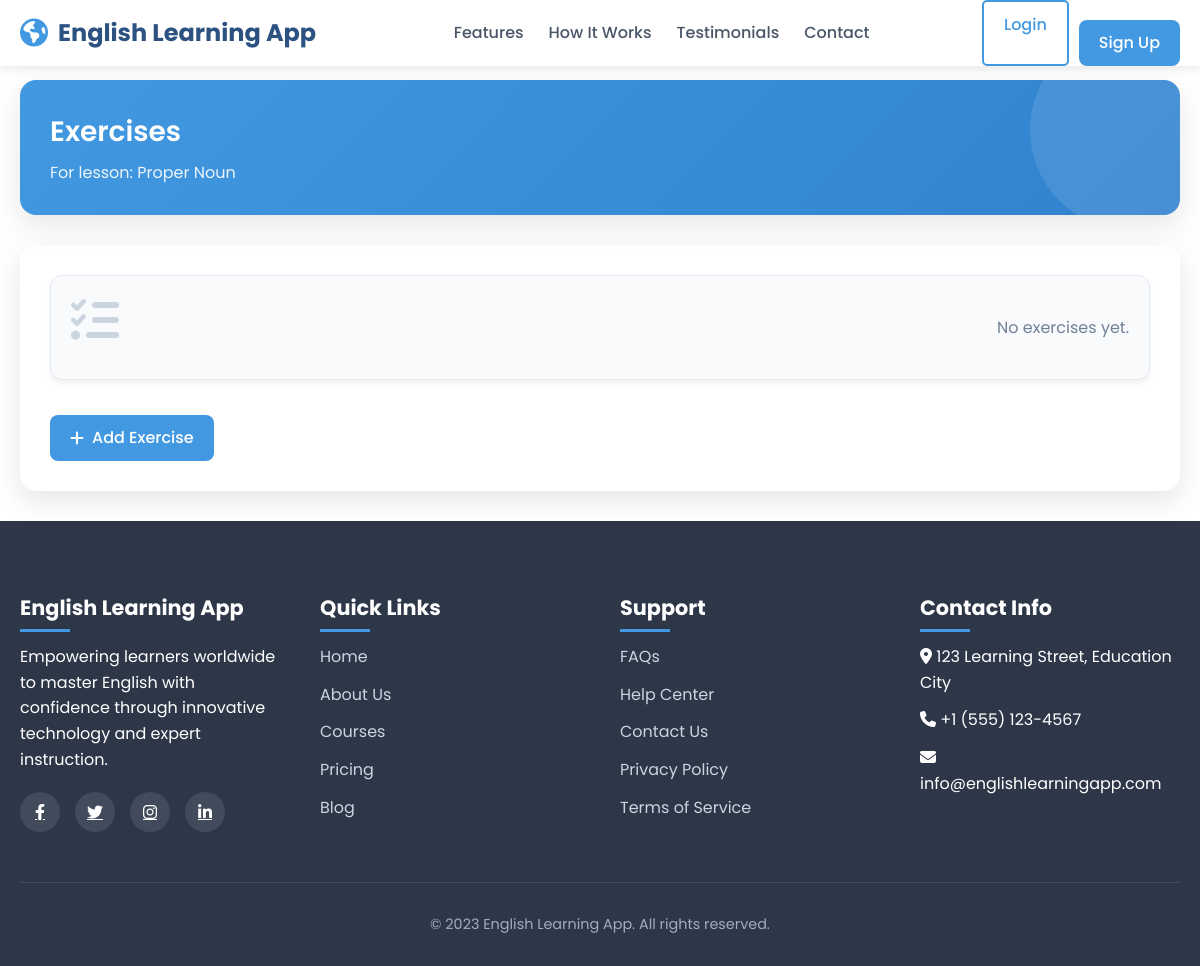
The app's page /learning/lessons/1/exercises/ (signed in), older data.
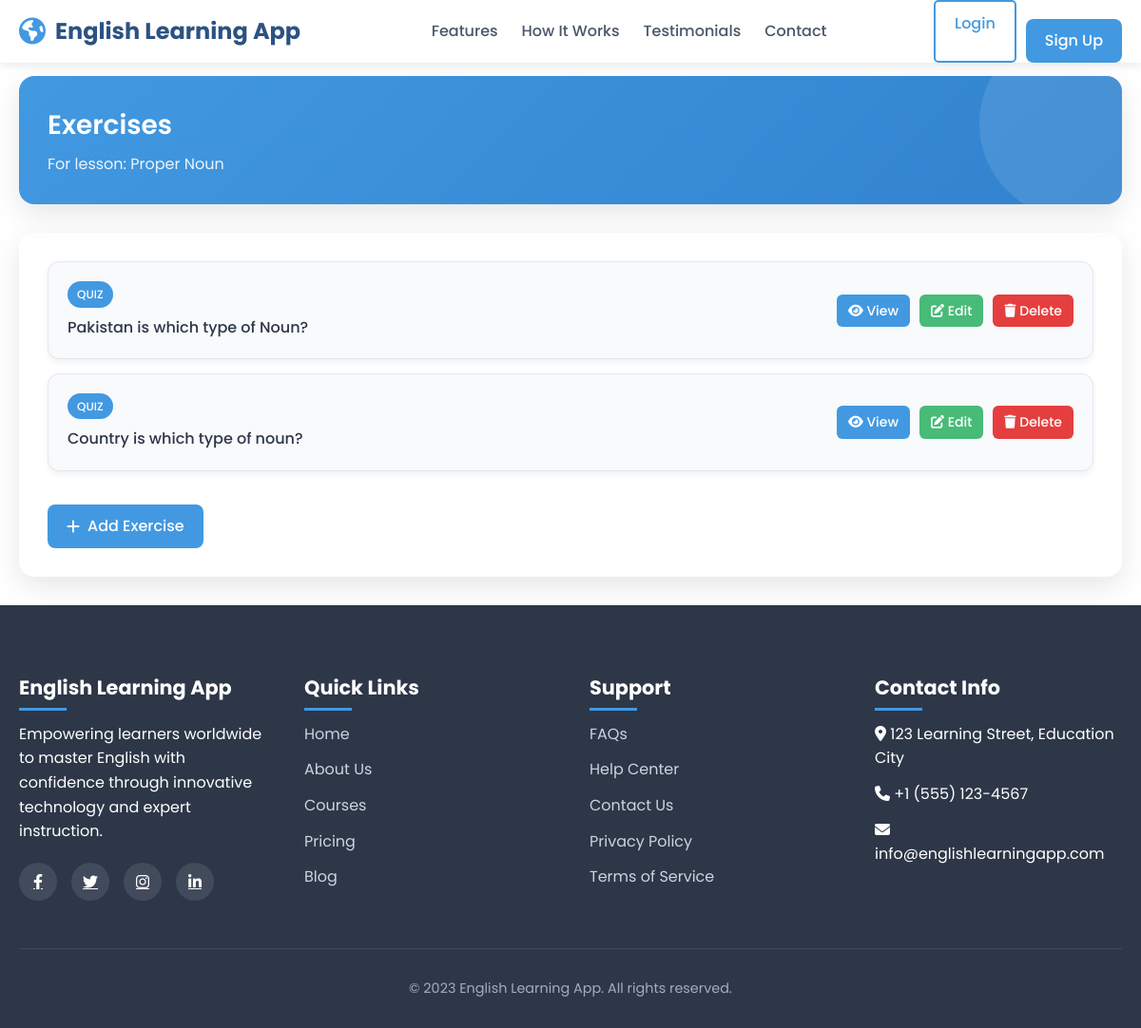
The same page, newer data.
### learning/models.py (models this page shows, shortened)
class Lesson(models.Model):
    course = models.ForeignKey(Course, on_delete=models.CASCADE, related_name="lessons")
    title = models.CharField(max_length=200)
    content = models.TextField()
    video_url = models.URLField(blank=True, null=True, help_text="YouTube/Vimeo or hosted video URL")
    audio_url = models.URLField(blank=True, null=True, help_text="Audio file or podcast URL")
    image = models.ImageField(upload_to="lesson_images/", blank=True, null=True)
    flashcards = models.JSONField(blank=True, null=True, help_text="Store flashcards as JSON [{front:'word', back:'meaning'}]")
    order = models.PositiveIntegerField(default=0)

class Exercise(models.Model):
    EXERCISE_TYPES = [
        ("QUIZ", "Quiz"),
        ("SPEAKING", "Speaking"),
        ("WRITING", "Writing"),
        ("LISTENING", "Listening"),
    ]
    lesson = models.ForeignKey(Lesson, on_delete=models.CASCADE, related_name="exercises")
    exercise_type = models.CharField(max_length=20, choices=EXERCISE_TYPES)
    question = models.TextField()
    options = models.JSONField(blank=True, null=True)  # for MCQ
    answer = models.TextField()

### learning/views.py (the view)
# urls.py: path("lessons/<int:lesson_id>/exercises/", views.exercise_list, name="exercise_list"),
@login_required
def exercise_list(request, lesson_id):
    lesson = get_object_or_404(Lesson, id=lesson_id)
    exercises = lesson.exercises.all()
    return render(request, "learning/exercise_list.html", {
        "lesson": lesson,
        "exercises": exercises,
    })

### learning/templates/learning/exercise_list.html (shortened to what this page needs)
{% extends "core/home.html" %}
{% block content %}
<div class="container">
    <div class="page-header">
        <h2>Exercises</h2>
        <p>For lesson: {{ lesson.title }}</p>
    </div>
    <div class="exercise-container">
        <ul class="exercise-list">
            {% for exercise in exercises %}
                <li>
                    <div class="exercise-info">
                        <span class="exercise-type">{{ exercise.exercise_type }}</span>
                        <p class="exercise-question">{{ exercise.question|truncatewords:10 }}</p>
                    </div>
                    <div class="exercise-actions">
                        <a href="{% url 'learning:exercise_detail' lesson.id exercise.id %}" class="view-link">
                            <i class="fas fa-eye"></i> View
                        </a>
                        {% if user.role == "TEACHER" or user.is_superuser %}
                            <a href="{% url 'learning:exercise_edit' lesson.id exercise.id %}" class="edit-link">
                                <i class="fas fa-edit"></i> Edit
                            </a>
                            <a href="{% url 'learning:exercise_delete' lesson.id exercise.id %}" class="delete-link" onclick="return confirm('Are you sure you want to delete this exercise?');">
                                <i class="fas fa-trash"></i> Delete
                            </a>
                        {% endif %}
                    </div>
                </li>
            {% empty %}
                <li class="empty-state">
                    <i class="fas fa-tasks"></i>
                    <p>No exercises yet.</p>
                </li>
            {% endfor %}
        </ul>
        {% if user.role == "TEACHER" or user.is_superuser %}
            <a href="{% url 'learning:exercise_create' lesson.id %}" class="btn-primary">
                <i class="fas fa-plus"></i> Add Exercise
            </a>
        {% endif %}
    </div>
</div>
{% endblock %}

### core/templates/core/home.html (shortened to what this page needs)
<!DOCTYPE html>
<html lang="en">
<head>
    <link rel="stylesheet" href="https://cdnjs.cloudflare.com/ajax/libs/font-awesome/6.4.0/css/all.min.css">
</head>
<body>
    <header>
        <div class="container header-container">
            <div class="logo">
                <i class="fas fa-globe-americas"></i>
                English Learning App
            </div>
            <nav>
                <ul>
                    <li><a href="#features">Features</a></li>
                    <li><a href="#how-it-works">How It Works</a></li>
                    <li><a href="#testimonials">Testimonials</a></li>
                    <li><a href="#contact">Contact</a></li>
                </ul>
            </nav>
            <div class="auth-buttons">
                <a href="{% url 'accounts:login' %}" class="btn btn-outline">Login</a>
                <a href="{% url 'accounts:signup' %}" class="btn btn-primary">Sign Up</a>
            </div>
        </div>
    </header>
{% block content %}{% endblock %}
    <footer id="contact">
        <div class="container">
            <div class="footer-grid">
                <div class="footer-col">
                    <h3>English Learning App</h3>
                    <p>Empowering learners worldwide to master English with confidence through innovative technology and expert instruction.</p>
                    <div class="social-links">
                        <a href="#"><i class="fab fa-facebook-f"></i></a>
                        <a href="#"><i class="fab fa-twitter"></i></a>
                        <a href="#"><i class="fab fa-instagram"></i></a>
                        <a href="#"><i class="fab fa-linkedin-in"></i></a>
                    </div>
                </div>
                <div class="footer-col">
                    <h3>Quick Links</h3>
                    <ul>
                        <li><a href="#">Home</a></li>
                        <li><a href="#">About Us</a></li>
                        <li><a href="#">Courses</a></li>
                        <li><a href="#">Pricing</a></li>
                        <li><a href="#">Blog</a></li>
                    </ul>
                </div>
                <div class="footer-col">
                    <h3>Support</h3>
                    <ul>
                        <li><a href="#">FAQs</a></li>
                        <li><a href="#">Help Center</a></li>
                        <li><a href="#">Contact Us</a></li>
                        <li><a href="#">Privacy Policy</a></li>
                        <li><a href="#">Terms of Service</a></li>
                    </ul>
                </div>
                <div class="footer-col">
                    <h3>Contact Info</h3>
                    <ul>
                        <li><i class="fas fa-map-marker-alt"></i> 123 Learning Street, Education City</li>
                        <li><i class="fas fa-phone"></i> +1 (555) 123-4567</li>
                        <li><i class="fas fa-envelope"></i> info@englishlearningapp.com</li>
                    </ul>
                </div>
            </div>
            <div class="copyright">
                <p>&copy; 2023 English Learning App. All rights reserved.</p>
            </div>
        </div>
    </footer>
</body>
</html>

### core/templates/core/home.html (style rules this page uses)
* { margin: 0; padding: 0; box-sizing: border-box; }
body { font-family: 'Poppins', sans-serif; line-height: 1.6; color: #333; overflow-x: hidden; }
.container { width: 100%; max-width: 1200px; margin: 0 auto; padding: 0 20px; }
header { background-color: #fff; box-shadow: 0 2px 10px rgba(0, 0, 0, 0.1); position: fixed; width: 100%; top: 0; z-index: 1000; }
.header-container { display: flex; justify-content: space-between; align-items: center; padding: 15px 0; }
.logo { display: flex; align-items: center; font-size: 24px; font-weight: 700; color: #2c5282; }
.logo i { margin-right: 10px; color: #4299e1; font-size: 28px; }
nav ul { display: flex; list-style: none; }
nav ul li { margin-left: 25px; }
nav ul li a { text-decoration: none; color: #4a5568; font-weight: 500; transition: color 0.3s; }
.auth-buttons { display: flex; gap: 10px; }
.btn { padding: 10px 20px; border-radius: 5px; font-weight: 500; text-decoration: none; transition: all 0.3s; display: inline-block; }
.btn-outline { border: 2px solid #4299e1; color: #4299e1; }
.btn-primary { background-color: #4299e1; color: white; border: 2px solid #4299e1; }
footer { background-color: #2d3748; color: white; padding: 70px 0 30px; }
.footer-grid { display: grid; grid-template-columns: repeat(auto-fit, minmax(200px, 1fr)); gap: 40px; margin-bottom: 50px; }
.footer-col h3 { font-size: 1.3rem; margin-bottom: 20px; position: relative; }
.footer-col h3::after { content: ''; position: absolute; bottom: -8px; left: 0; width: 50px; height: 3px; background-color: #4299e1; }
.footer-col ul { list-style: none; }
.footer-col ul li { margin-bottom: 12px; }
.footer-col ul li a { color: #cbd5e0; text-decoration: none; transition: color 0.3s; }
.social-links { display: flex; gap: 15px; margin-top: 20px; }
.social-links a { display: flex; align-items: center; justify-content: center; width: 40px; height: 40px; background-color: rgba(255, 255, 255, 0.1); border-radius: 50%; color: white; transition: background-color 0.3s; }
.copyright { text-align: center; padding-top: 30px; border-top: 1px solid rgba(255, 255, 255, 0.1); color: #a0aec0; font-size: 0.9rem; }

### learning/templates/learning/exercise_list.html (style rules this page uses)
body { padding-top: 80px; }
.container { max-width: 1200px; margin: 0 auto; padding: 0 20px; }
.page-header { background: linear-gradient(135deg, #4299e1, #3182ce); color: white; padding: 30px; border-radius: 16px; box-shadow: 0 10px 30px rgba(0, 0, 0, 0.1); margin-bottom: 30px; position: relative; overflow: hidden; }
.page-header::before { content: ''; position: absolute; top: 0; right: 0; width: 200px; height: 200px; background: rgba(255, 255, 255, 0.1); border-radius: 50%; transform: translate(50px, -50px); }
.page-header h2 { font-size: 28px; font-weight: 600; margin-bottom: 5px; position: relative; z-index: 1; }
.page-header p { font-size: 16px; opacity: 0.9; position: relative; z-index: 1; }
.exercise-container { background: white; border-radius: 16px; box-shadow: 0 10px 30px rgba(0, 0, 0, 0.1); padding: 30px; margin-bottom: 30px; }
.exercise-list { list-style: none; padding: 0; margin: 0; }
.exercise-list li { background: #f8fafc; border: 1px solid #e2e8f0; padding: 20px; margin-bottom: 15px; border-radius: 12px; box-shadow: 0 4px 6px rgba(0, 0, 0, 0.05); transition: transform 0.3s, box-shadow 0.3s; display: flex; justify-content: space-between; align-items: center; }
.exercise-info { flex-grow: 1; }
.exercise-type { display: inline-block; background: #4299e1; color: white; padding: 4px 10px; border-radius: 20px; font-size: 12px; font-weight: 500; margin-bottom: 8px; }
.exercise-question { font-size: 16px; font-weight: 500; color: #2d3748; margin: 0; }
.exercise-actions { display: flex; gap: 10px; }
.exercise-actions a { text-decoration: none; padding: 6px 12px; border-radius: 6px; font-size: 14px; font-weight: 500; transition: all 0.3s; }
.view-link { background: #4299e1; color: white; }
.edit-link { background: #48bb78; color: white; }
.delete-link { background: #e53e3e; color: white; }
.btn-primary { display: inline-flex; align-items: center; background: #4299e1; color: white; padding: 10px 20px; border-radius: 8px; font-weight: 500; text-decoration: none; transition: background 0.3s; border: none; cursor: pointer; font-family: 'Poppins', sans-serif; margin-top: 20px; }
.btn-primary i { margin-right: 8px; }

Row changes from the older to the newer data that the page shows:
added Exercise: exercise_type "QUIZ", question "Pakistan is which type of Noun?"
added Exercise: exercise_type "QUIZ", question "Country is which type of noun?"
Text that changed along with them:
text no longer shown: "No exercises yet."
